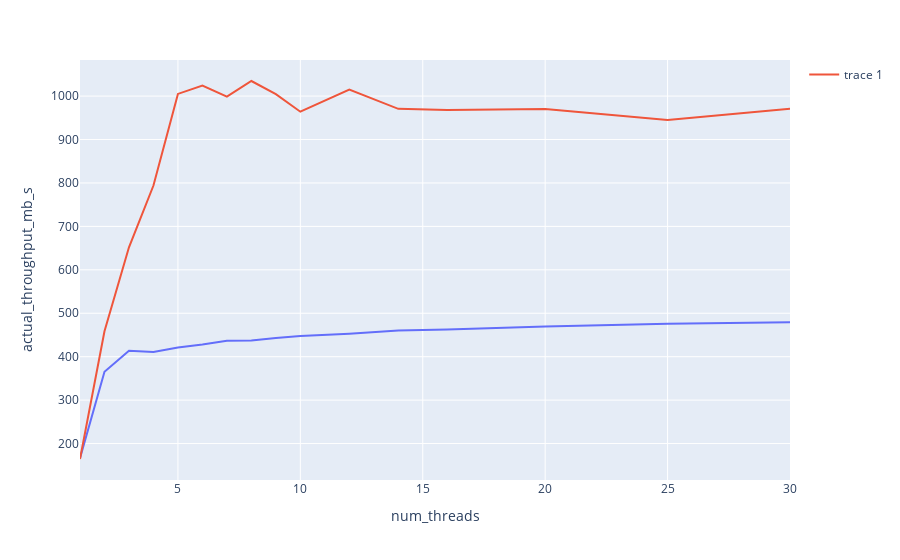

Notebook code for this chart:
### Code cell
fig = px.line(before_buffer_change, x="num_threads", y="actual_throughput_mb_s")
fig.add_scatter(x=after_buffer_change["num_threads"], y=after_buffer_change["actual_throughput_mb_s"], mode='lines')

### Figure 1 — Plotly figure (JSON) as saved in the notebook; plotly's stock layout.template omitted (floating-point values rounded to 4 significant figures)
{"data": [{"hovertemplate": "num_threads=%{x}<br>actual_throughput_mb_s=%{y}<extra></extra>", "legendgroup": "", "line": {"color": "#636efa", "dash": "solid"}, "marker": {"symbol": "circle"}, "mode": "lines", "name": "", "orientation": "v", "showlegend": false, "type": "scatter", "x": [1, 2, 3, 4, 5, 6, 7, 8, 9, 10, 12, 14, 16, 20, 25, 30], "xaxis": "x", "y": [166.5, 365.4, 413.6, 410.9, 421.0, 428.0, 436.9, 437.4, 443.2, 447.4, 453.0, 460.1, 462.7, 469.5, 475.6, 479.2], "yaxis": "y"}, {"mode": "lines", "type": "scatter", "x": [1, 2, 3, 4, 5, 6, 7, 8, 9, 10, 12, 14, 16, 20, 25, 30], "y": [164.4, 458.5, 651.9, 794.0, 1005.0, 1024.0, 998.6, 1035.0, 1004.0, 964.1, 1015.0, 970.6, 967.7, 970.2, 944.7, 970.8]}], "layout": {"legend": {"tracegroupgap": 0}, "margin": {"t": 60}, "xaxis": {"anchor": "y", "domain": [0, 1], "title": {"text": "num_threads"}}, "yaxis": {"anchor": "x", "domain": [0, 1], "title": {"text": "actual_throughput_mb_s"}}}}
